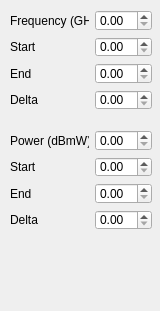
<?xml version="1.0" encoding="UTF-8"?>
<ui version="4.0">
 <class>AgilentSweeper</class>
 <widget class="QDockWidget" name="AgilentSweeper">
  <property name="geometry">
   <rect>
    <x>0</x>
    <y>0</y>
    <width>160</width>
    <height>311</height>
   </rect>
  </property>
  <property name="minimumSize">
   <size>
    <width>160</width>
    <height>311</height>
   </size>
  </property>
  <property name="features">
   <set>QDockWidget::DockWidgetFloatable|QDockWidget::DockWidgetMovable</set>
  </property>
  <property name="windowTitle">
   <string>Agilent Sweeper</string>
  </property>
  <widget class="QWidget" name="dockWidgetContents">
   <widget class="QWidget" name="layoutWidget">
    <property name="geometry">
     <rect>
      <x>10</x>
      <y>130</y>
      <width>142</width>
      <height>100</height>
     </rect>
    </property>
    <layout class="QGridLayout" name="gridLayout_2">
     <item row="0" column="0">
      <widget class="QLabel" name="label_5">
       <property name="text">
        <string>Power (dBmW)</string>
       </property>
      </widget>
     </item>
     <item row="0" column="1">
      <widget class="QDoubleSpinBox" name="powerSpinBox">
       <property name="maximum">
        <double>20.000000000000000</double>
       </property>
      </widget>
     </item>
     <item row="1" column="0">
      <widget class="QLabel" name="label_6">
       <property name="text">
        <string>Start</string>
       </property>
      </widget>
     </item>
     <item row="1" column="1">
      <widget class="QDoubleSpinBox" name="powerStartSpinBox"/>
     </item>
     <item row="2" column="0">
      <widget class="QLabel" name="label_7">
       <property name="text">
        <string>End</string>
       </property>
      </widget>
     </item>
     <item row="2" column="1">
      <widget class="QDoubleSpinBox" name="powerEndSpinBox"/>
     </item>
     <item row="3" column="0">
      <widget class="QLabel" name="label_8">
       <property name="text">
        <string>Delta</string>
       </property>
      </widget>
     </item>
     <item row="3" column="1">
      <widget class="QDoubleSpinBox" name="powerDeltaSpinBox"/>
     </item>
    </layout>
   </widget>
   <widget class="QWidget" name="">
    <property name="geometry">
     <rect>
      <x>10</x>
      <y>10</y>
      <width>142</width>
      <height>100</height>
     </rect>
    </property>
    <layout class="QGridLayout" name="gridLayout">
     <item row="0" column="0">
      <widget class="QLabel" name="label">
       <property name="text">
        <string>Frequency (GHz)</string>
       </property>
      </widget>
     </item>
     <item row="0" column="1">
      <widget class="QDoubleSpinBox" name="frequencySpinBox">
       <property name="maximum">
        <double>20.000000000000000</double>
       </property>
      </widget>
     </item>
     <item row="1" column="0">
      <widget class="QLabel" name="label_2">
       <property name="text">
        <string>Start</string>
       </property>
      </widget>
     </item>
     <item row="1" column="1">
      <widget class="QDoubleSpinBox" name="freqStartSpinBox"/>
     </item>
     <item row="2" column="0">
      <widget class="QLabel" name="label_3">
       <property name="text">
        <string>End</string>
       </property>
      </widget>
     </item>
     <item row="2" column="1">
      <widget class="QDoubleSpinBox" name="freqEndSpinBox"/>
     </item>
     <item row="3" column="0">
      <widget class="QLabel" name="label_4">
       <property name="text">
        <string>Delta</string>
       </property>
      </widget>
     </item>
     <item row="3" column="1">
      <widget class="QDoubleSpinBox" name="freqDeltaSpinBox"/>
     </item>
    </layout>
   </widget>
  </widget>
 </widget>
 <resources/>
 <connections/>
</ui>
